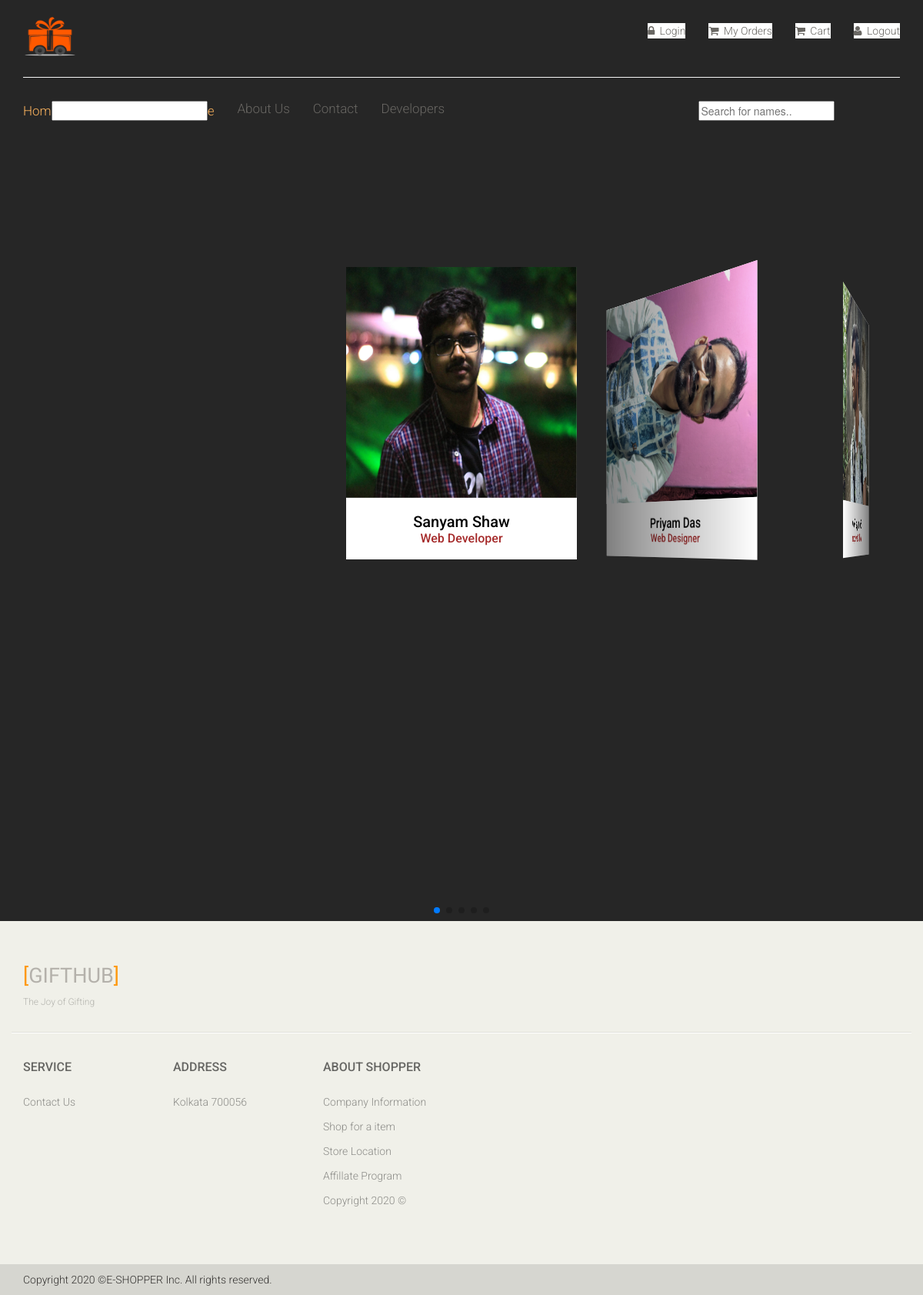
/developer/, run on the app's committed database.
### main/models.py (models this page shows, shortened)
class Developer(models.Model):
    name = models.CharField(default='Developer Name', max_length=127)
    email = models.EmailField()
    phone = models.CharField(default='+91-', max_length=15)
    designaiton = models.CharField(default='Developer Designation', max_length=127)
    image_name = models.CharField(default="-", max_length=127)
    image_url = models.CharField(default="-", max_length=127)

class Main(models.Model):
    name = models.CharField(default='Site Name', max_length=127)
    summary = models.CharField(default='Site Summary', max_length=127)
    description = models.TextField(default='Site Description')
    address = models.CharField(default='Physical Office Address', max_length=225)

### main/views.py (the view)
# urls.py: url(r'^developer/', views.developer, name='developer'),
def developer(request):
    data = get_master()
    if check_auth(request) == True:
        data['is_auth'] = True
        data['user_name'] = getCookie(request, 'user_name')[0].split()[0]
    scrub = Developer.objects.all()
    data['devs'] = scrub
    return render(request, 'front/developer.html', data)

### main/views.py (called while the page is built)
def get_master_template_data():
    data = dict()
    scrub = Main.objects.get(pk=1)
    data['site_data'] = scrub
    return data

def getCookie(request, *args):
    try:
        cookies = list()
        for arg in args:
            cookies.append(request.COOKIES[str(arg)])
    except Exception as ex:
        print(f"GET COOKIE EX : {ex}")
        return 'NULL'
    else:
        return cookies

def get_user_authenticate(request):
    try:
        crypt = getCookie(request , 'ucrypt')
        if crypt[0] == 'NULL':
            return False
        else:
            admin_list = User.objects.all()
            flag = False
            for admin in admin_list:
                crypt_check = hashlib.md5(f"{admin.email}-{admin.password}".encode()).hexdigest()
                if crypt[0] == crypt_check:
                    flag = True
                    break
            return flag
    except Exception as ex:
        print(f"GET ADMIN EX : {ex}")

### main/templates/front/developer.html (shortened to what this page needs)
{% extends 'front/master.html' %}
{% load static %}
{% block head %}
<link rel="stylesheet" type="text/css" href="{% static 'front/css/swiper.min.css' %}">
<link rel="stylesheet" type="text/css" href="{% static 'front/css/style1.css' %}">
{% endblock %}
{% block body_main %}
<div class="swiper-container">
    <div class="swiper-wrapper">
        {% for d in devs %}
        <div class="swiper-slide">
            <div class="imgBx">
                <img src="{% static d.image_url %}" height="300" width="300">
            </div>
            <div class="details">
                <h3>{{d.name}}<br><a href="{% url 'panel_login' %}" style="text-decoration: none; color: aliceblue;"><span>{{d.designaiton}}</span></a></h3>
            </div>
        </div>
        {% endfor %}
    </div>
    <div class="swiper-pagination"></div>
</div>
{% endblock %}

### main/templates/front/master.html (shortened to what this page needs)
{% load static %}
<html lang="en">
    <head>
        <link href="{% static 'front/css/bootstrap.min.css' %}" rel="stylesheet">
        <link href="{% static 'front/css/font-awesome.min.css' %}" rel="stylesheet">
        <link href="{% static 'front/css/prettyPhoto.css' %}" rel="stylesheet">
        <link href="{% static 'front/css/price-range.css' %}" rel="stylesheet">
        <link href="{% static 'front/css/animate.css' %}" rel="stylesheet">
	    <link href="{% static 'front/css/main.css' %}" rel="stylesheet">
        <link href="{% static 'front/css/responsive.css' %}" rel="stylesheet">
        {% block head %}{% endblock %}
    </head>
    <body>
        <header id="header">
            <div class="header-middle">
                <div class="container">
                    <div class="row">
                        <div class="col-sm-4">
                            <div class="logo pull-left">
                                <a href="/"><img src="{% static 'front/images/img4.png' %}" height="60" width="70" alt="LOGO" /></a>
                            </div>
                        </div>
                        <div class="col-sm-8">
                            <div class="shop-menu pull-right">
                                <ul class="nav navbar-nav">
                                    <li>
                                        {% if is_auth %}
                                        <a href="/"><i class="fa fa-lock"></i>{{user_name}}</a>
                                        {% else %}
                                        <a href="{% url 'user_login' %}"><i class="fa fa-lock"></i> Login</a>
                                        {% endif %}
                                    </li>
                                    <li><a href="{% url 'show_order' %}"><i class="fa fa-shopping-cart"></i> My Orders</a></li>
                                    <li><a href="{% url 'show_cart' %}"><i class="fa fa-shopping-cart"></i> Cart</a></li>
                                    <li>
                                        {% if is_auth %}
                                        <a href="{% url 'user_logout' %}"><i class="fa fa-user"></i> Logout</a>
                                        {% else %}
                                        <a href="/"><i class="fa fa-user"></i> Logout</a>
                                        {% endif %}
                                    </li>
                                </ul>
                            </div>
                        </div>
                    </div>
                </div>
            </div>
            <div class="header-bottom">
                <div class="container">
                    <div class="row">
                        <div class="col-sm-9">
                            <div class="mainmenu pull-left">
                                <ul class="nav navbar-nav collapse navbar-collapse">
                                    <li><a href="/" class="active">Hom<input  />e</a></li>
                                    <li><a href="{% url 'about' %}">About Us</a></li>
                                    <li><a href="{% url 'contact' %}">Contact</a></li>
                                    <li><a href="{% url 'developer' %}">Developers</a></li>
                                </ul>
                            </div>
                        </div>
                        <div class="col-sm-3">
                            <input type="text" id="myInput" onkeyup="myFunction()" placeholder="Search for names..">
                        </div>
                    </div>
                </div>
            </div>
        </header>
        <main>
            {% block body_main %}{% endblock %}
        </main>
        <footer id="footer">
            <div class="footer-top">
                <div class="container">
                    <div class="row">
                        <div class="col-sm-2">
                            <div class="companyinfo">
                                <h2><span>[</span>{{site_data.name}}<span>]</span></h2>
                                <p>{{site_data.summary}}</p>
                            </div>
                        </div>
                    </div>
                </div>
            </div>
            <div class="footer-widget">
                <div class="container">
                    <div class="row">
                        <div class="col-sm-2">
                            <div class="single-widget">
                                <h2>Service</h2>
                                <ul class="nav nav-pills nav-stacked">
                                    <li><a href="{% url 'contact' %}">Contact Us</a></li>
                                </ul>
                            </div>
                        </div>
                        <div class="col-sm-2">
                            <div class="single-widget">
                                <h2>Address</h2>
                                <ul class="nav nav-pills nav-stacked">
                                    <li><a href="">{{site_data.address}}</a></li>
                                </ul>
                            </div>
                        </div>
                        <div class="col-sm-2">
                            <div class="single-widget">
                                <h2>About Shopper</h2>
                                <ul class="nav nav-pills nav-stacked">
                                    <li><a href="">Company Information</a></li>
                                    <li><a href="/">Shop for a item</a></li>
                                    <li><a href="">Store Location</a></li>
                                    <li><a href="">Affillate Program</a></li>
                                    <li><a href="">Copyright 2020 &copy;</a></li>
                                </ul>
                            </div>
                        </div>
                    </div>
                </div>
            </div>
            <div class="footer-bottom">
                <div class="container">
                    <div class="row">
                        <p class="pull-left">Copyright 2020 &copy;E-SHOPPER Inc. All rights reserved.</p>
                    </div>
                </div>
            </div>
        </footer>
    </body>
</html>

### main/static/front/css/main.css (style rules this page uses)
body { font-family: 'Roboto', sans-serif; background:; position: relative; font-weight:400px; }
ul li { list-style: none; }
a { -webkit-transition: 300ms; -moz-transition: 300ms; -o-transition: 300ms; transition: 300ms; }
h1, h2, h3, h4, h5, h6 { font-family: 'Roboto', sans-serif; }
.header-middle .container .row { border-bottom: 1px solid #f5f5f5; margin-left: 0; margin-right: 0; padding-bottom: 20px; padding-top: 20px; }
.header-middle .container .row .col-sm-4 { padding-left: 0; }
.header-middle .container .row .col-sm-8 { padding-right:0; }
.shop-menu ul li { display:inline-block; padding-left: 15px; padding-right: 15px; }
.shop-menu ul li:last-child { padding-right: 0; }
.shop-menu ul li a { background: #FFFFFF; color: #696763; font-family: 'Roboto', sans-serif; font-size: 14px; font-weight: 300; padding:0; padding-right: 0; margin-top: 10px; }
.shop-menu ul li a i { margin-right:3px; }
.header-bottom { padding-bottom: 30px; padding-top: 30px; }
.navbar-collapse.collapse { padding-left: 0; }
.mainmenu ul li { padding-right: 15px; padding-left: 15px; }
.mainmenu ul li:first-child { padding-left: 0px; }
.mainmenu ul li a { color: #696763; font-family: 'Roboto', sans-serif; font-size: 17px; font-weight: 300; padding: 0; padding-bottom: 10px; }
.mainmenu ul li a:hover, .mainmenu ul li a.active, .shop-menu ul li a.active { background:none; color:#fdb45e; }
#footer { background: #F0F0E9; }
.footer-top .container { border-bottom: 1px solid #E0E0DA; padding-bottom: 20px; }
.companyinfo { margin-top: 57px; }
.companyinfo h2 { color: #B4B1AB; font-family: abel; font-size: 27px; text-transform: uppercase; }
.companyinfo h2 span { color:#FE980F; }
.companyinfo p { color: #B3B3AD; font-family: 'Roboto', sans-serif; font-size: 12px; font-weight: 300; }
.footer-widget { margin-bottom: 68px; }
.footer-widget .container { border-top: 1px solid #FFFFFF; padding-top: 15px; }
.single-widget h2 { color: #666663; font-family: 'Roboto', sans-serif; font-size: 16px; font-weight: 500; margin-bottom: 22px; text-transform: uppercase; }
.single-widget ul li a { color: #8C8C88; font-family: 'Roboto', sans-serif; font-size: 14px; font-weight: 300; padding: 5px 0; }
.footer-bottom { background: #D6D6D0; padding-top: 10px; }
.footer-bottom p { color: #363432; font-family: 'Roboto', sans-serif; font-weight: 300; margin-left: 15px; }

### main/static/front/css/style1.css (style rules this page uses)
body { background: #262626; font-family: Helvetica Neue, Helvetica, Arial, sans-serif; font-size: 14px; color:#000; margin: 0; padding: 0; }
.swiper-container { width: 100%; padding-top: 150px; padding-bottom: 50px; }
.swiper-slide { background-position: center; background-size: cover; width: 300px; height: 380px; background: #ffffff; }
.swiper-slide .imgBx { width: 100%; height: 300px; overflow: hidden; }
.swiper-slide .imgBx img { width: 100%; }
.swiper-slide .details { box-sizing: border-box; padding: 20px; }
.swiper-slide .details h3 { margin: 0; padding: 0; font-size: 20px; text-align: center; line-height: 22px; }
.swiper-slide .details h3 span { font-size: 16px; color: brown; }

### data on the page
Developer: image_url (picture), name "Sanyam Shaw", designaiton "Web Developer"
Developer: image_url (picture), name "Priyam Das", designaiton "Web Designer"
Developer: image_url (picture), name "Souriya Roy", designaiton "Web Developer"
Main: name "GIFTHUB", summary "The Joy of Gifting", address "Kolkata 700056"
